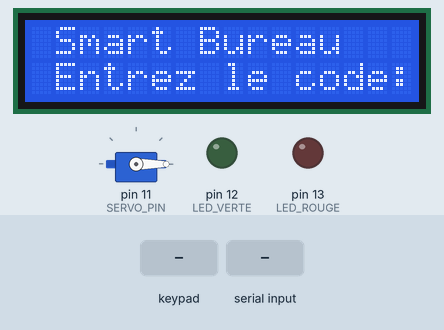
A sketch run on a simulated Arduino Uno, built with avr-gcc and run on an emulated ATmega328P. On the bench: servo, 16×2 character LCD, output pins drawn as LEDs (lit = HIGH). Inputs (shaded band) come from the test bench. What the sketch prints to the serial monitor is not drawn.

Above: at 1.2 s.
1.3 s: keypad keys 1 2 3 4 # pressed 0.4 s apart
At 3.3 s:
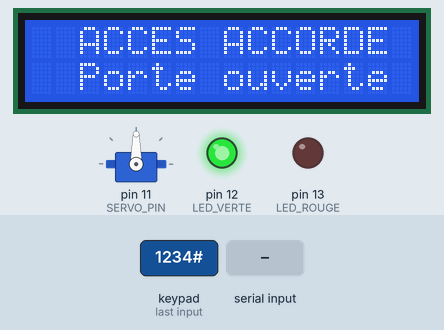
4.8 s: key '#' pressed
At 5.7 s:
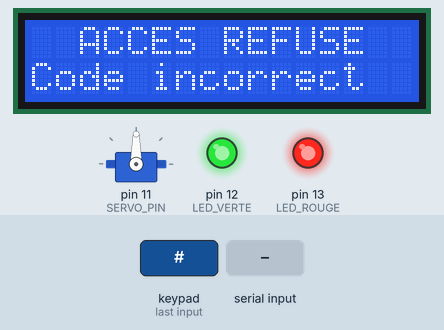
7.8 s: keypad keys 1 2 3 4 A pressed 0.4 s apart
At 9.9 s:
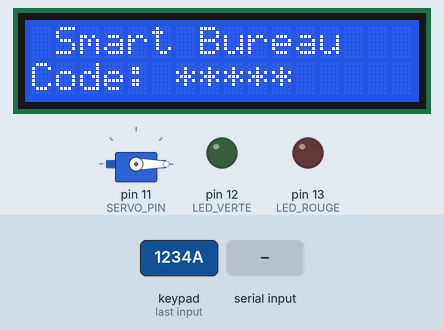
11.3 s: keypad keys 2 3 4 5 # pressed 0.4 s apart
At 11.52 s:
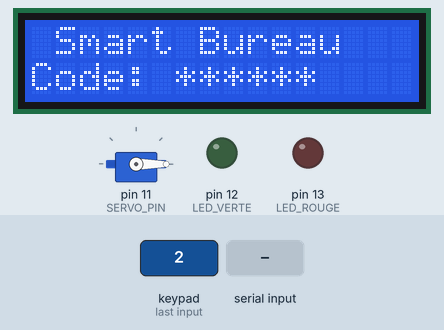
14.8 s: "OUVRIR\n" received over the second serial link
At 16.2 s:
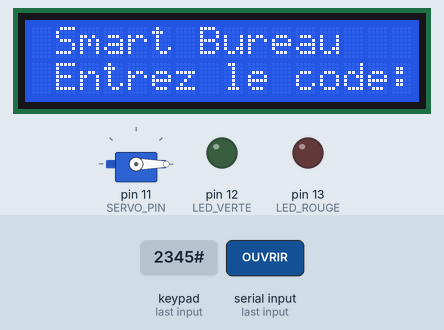
16.5 s: key 'B' pressed
At 17.5 s:
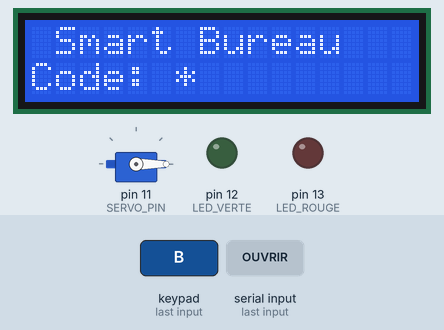
Timing chart, 0 to 19.0 s (numbered marks = the images above; inputs shaded):
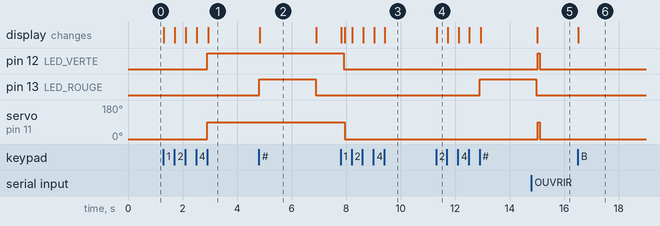

The sketch:

arduino_bureau.ino
```cpp
/*
 * ================================================================
 *  SMART BUREAU — Arduino UNO — BUREAU
 *  Matériel géré : Clavier 4x4, LCD 16x2 I2C,
 *                  Servo (porte), LED verte, LED rouge
 *
 *  Communication avec l'ESP8266 via SoftwareSerial (A1 / A2)
 *    Reçoit de l'ESP : "OUVRIR", "FERMER", "NOUVEAU_CODE:xxxx"
 *    Envoie à l'ESP  : JSON { "type":..., ... }
 * ================================================================
 *
 *  CÂBLAGE :
 *    Arduino A1  ← ESP8266 D7 (TX)
 *    Arduino A2  → résistances (10kΩ+20kΩ) → ESP8266 D6 (RX)
 *    Arduino GND ←→ ESP8266 GND
 *
 *  BROCHES :
 *    Keypad lignes   D2 D3 D4 D5
 *    Keypad colonnes D6 D7 D8 D9
 *    Servo           D11
 *    LED verte       D12
 *    LED rouge       D13
 *    LCD SDA         A4   (I2C fixe)
 *    LCD SCL         A5   (I2C fixe)
 *    ESP RX          A1   ← depuis ESP8266
 *    ESP TX          A2   → vers ESP8266
 * ================================================================
 */

#include <Keypad.h>
#include <Wire.h>
#include <LiquidCrystal_I2C.h>
#include <Servo.h>
#include <SoftwareSerial.h>

// ================================================================
//  CONFIGURATION
// ================================================================
String CODE_SECRET    = "1234";   // Code PIN local (peut être changé via app)
const int MAX_TENTATIVES = 5;
const int DUREE_OUVERTURE_MS = 5000;   // ms avant refermeture automatique

// ================================================================
//  BROCHES
// ================================================================
const int LED_VERTE = 12;
const int LED_ROUGE = 13;
const int SERVO_PIN = 11;

// Keypad 4x4
const byte ROWS = 4;
const byte COLS = 4;
char keys[ROWS][COLS] = {
  {'1','2','3','A'},
  {'4','5','6','B'},
  {'7','8','9','C'},
  {'*','0','#','D'}
};
byte rowPins[ROWS] = {2, 3, 4, 5};
byte colPins[COLS] = {6, 7, 8, 9};

// ================================================================
//  OBJETS
// ================================================================
Keypad             keypad = Keypad(makeKeymap(keys), rowPins, colPins, ROWS, COLS);
LiquidCrystal_I2C  lcd(0x27, 16, 2);
Servo              maPorte;
SoftwareSerial     espSerial(A1, A2);   // RX=A1, TX=A2

// ================================================================
//  VARIABLES
// ================================================================
String        saisie          = "";
int           tentatives      = 0;
bool          verrouille      = false;
unsigned long tempsVerrouillage = 0;
const unsigned long DUREE_VERROUILLAGE = 30000;  // 30s si trop de tentatives

bool          porteOuverte    = false;
unsigned long tempsOuverture  = 0;

// ================================================================
//  FONCTIONS
// ================================================================

void ouvrirPorte() {
  maPorte.write(90);
  porteOuverte  = true;
  tempsOuverture = millis();
  digitalWrite(LED_VERTE, HIGH);
  digitalWrite(LED_ROUGE, LOW);
  lcd.clear();
  lcd.setCursor(0, 0);
  lcd.print("  ACCES ACCORDE ");
  lcd.setCursor(0, 1);
  lcd.print("  Porte ouverte ");
  espSerial.println("{\"type\":\"porte\",\"etat\":\"ouvert\"}");
  Serial.println(F("Porte ouverte"));
}

void fermerPorte() {
  maPorte.write(0);
  porteOuverte = false;
  digitalWrite(LED_VERTE, LOW);
  afficherAccueil();
  espSerial.println("{\"type\":\"porte\",\"etat\":\"verrouille\"}");
  Serial.println(F("Porte fermée"));
}

void refuserAcces() {
  digitalWrite(LED_ROUGE, HIGH);
  lcd.clear();
  lcd.setCursor(0, 0);
  lcd.print("  ACCES REFUSE  ");
  lcd.setCursor(0, 1);
  lcd.print("Code incorrect  ");
  espSerial.println("{\"type\":\"acces\",\"resultat\":\"echec\"}");
  delay(2000);
  digitalWrite(LED_ROUGE, LOW);
}

void afficherAccueil() {
  lcd.clear();
  lcd.setCursor(0, 0);
  lcd.print(" Smart Bureau   ");
  lcd.setCursor(0, 1);
  lcd.print(" Entrez le code:");
}

void afficherVerrouille() {
  lcd.clear();
  lcd.setCursor(0, 0);
  lcd.print("  VERROUILLE !  ");
  lcd.setCursor(0, 1);
  lcd.print("Attendez 30 sec ");
  digitalWrite(LED_ROUGE, HIGH);
}

// Lit et exécute les commandes reçues de l'ESP8266
void lireCommandeESP() {
  if (!espSerial.available()) return;
  String cmd = espSerial.readStringUntil('\n');
  cmd.trim();
  Serial.print(F("ESP → ")); Serial.println(cmd);

  if (cmd == "OUVRIR") {
    lcd.clear();
    lcd.print("Ouverture app...");
    ouvrirPorte();

  } else if (cmd == "FERMER") {
    fermerPorte();

  } else if (cmd.startsWith("NOUVEAU_CODE:")) {
    // L'app peut changer le code PIN à distance
    String nouveauCode = cmd.substring(13);
    if (nouveauCode.length() >= 4) {
      CODE_SECRET = nouveauCode;
      Serial.println(F("Code PIN mis à jour via app"));
      espSerial.println("{\"type\":\"info\",\"msg\":\"code_mis_a_jour\"}");
    }
  }
}

// Traite la saisie du clavier
void traiterSaisie() {
  char touche = keypad.getKey();
  if (!touche) return;

  if (verrouille) {
    lcd.clear();
    lcd.print("Systeme bloque!");
    delay(1000);
    afficherVerrouille();
    return;
  }

  Serial.println(touche);

  if (touche == '#') {
    // Validation du code
    if (saisie == CODE_SECRET) {
      tentatives = 0;
      verrouille = false;
      ouvrirPorte();
      espSerial.println("{\"type\":\"acces\",\"resultat\":\"succes\"}");
    } else {
      tentatives++;
      Serial.print(F("Tentative ")); Serial.println(tentatives);
      refuserAcces();

      if (tentatives >= MAX_TENTATIVES) {
        verrouille = true;
        tempsVerrouillage = millis();
        afficherVerrouille();
        espSerial.println("{\"type\":\"acces\",\"resultat\":\"verrouillage\"}");
      } else {
        afficherAccueil();
      }
    }
    saisie = "";

  } else if (touche == '*') {
    // Effacer la saisie
    saisie = "";
    afficherAccueil();

  } else {
    // Chiffre saisi — affiche des étoiles
    saisie += touche;
    lcd.setCursor(0, 1);
    lcd.print("Code: ");
    for (int i = 0; i < (int)saisie.length(); i++) lcd.print('*');
    lcd.print("          ");
  }
}

// ================================================================
//  SETUP
// ================================================================
void setup() {
  Serial.begin(9600);
  espSerial.begin(9600);

  pinMode(LED_VERTE, OUTPUT);
  pinMode(LED_ROUGE, OUTPUT);
  digitalWrite(LED_VERTE, LOW);
  digitalWrite(LED_ROUGE, LOW);

  maPorte.attach(SERVO_PIN);
  maPorte.write(0);

  lcd.init();
  lcd.backlight();
  afficherAccueil();

  Serial.println(F("=== Bureau Smart Bureau pret ==="));
}

// ================================================================
//  LOOP
// ================================================================
void loop() {
  unsigned long maintenant = millis();

  // Commandes depuis l'app (via ESP8266)
  lireCommandeESP();

  // Déverrouillage automatique après 30s
  if (verrouille && (maintenant - tempsVerrouillage >= DUREE_VERROUILLAGE)) {
    verrouille = false;
    tentatives = 0;
    digitalWrite(LED_ROUGE, LOW);
    afficherAccueil();
    Serial.println(F("Système déverrouillé"));
  }

  // Refermeture automatique de la porte
  if (porteOuverte && (maintenant - tempsOuverture >= DUREE_OUVERTURE_MS)) {
    fermerPorte();
  }

  // Saisie clavier
  traiterSaisie();
}
```

Measured:
- after the input at 1.3 s, pin 12 (LED_VERTE): LOW → HIGH after 1.6 s; servo on pin 11 (SERVO_PIN): 0° → 90° after 1.6 s; the display: first changes at once (image 1 shows a later state)
- after the input at 4.8 s, pin 13 (LED_ROUGE): LOW → HIGH at once, → LOW 2.1 s later; the display: changes at once (image 2)
- after the input at 7.8 s, the display: first changes at once (image 3 shows a later state)
- after the input at 11.3 s, pin 13 (LED_ROUGE): LOW → HIGH after 1.6 s; the display: changes at once (image 4)
- after the input at 14.8 s, pin 12 (LED_VERTE): LOW → HIGH after 0.23 s, → LOW 0.07 s later; servo on pin 11 (SERVO_PIN): 0° → 90° after 0.23 s, → 0° 0.07 s later
- after the input at 16.5 s, the display: changes at once (image 6)
- what the display in image 2 shows lasts 2.1 s, from 4.8 s to 6.9 s
